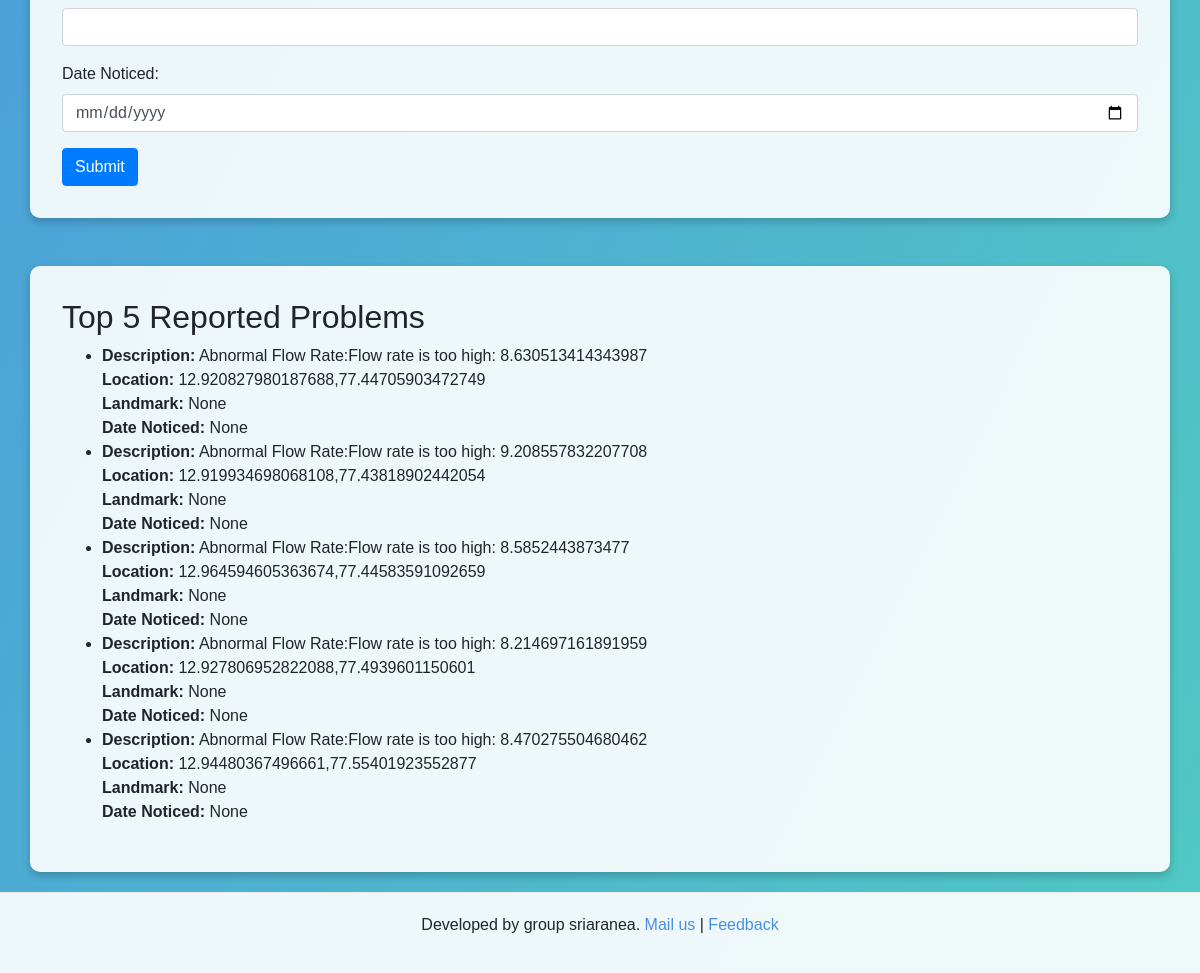
Before: / (lower part) with the older database file.
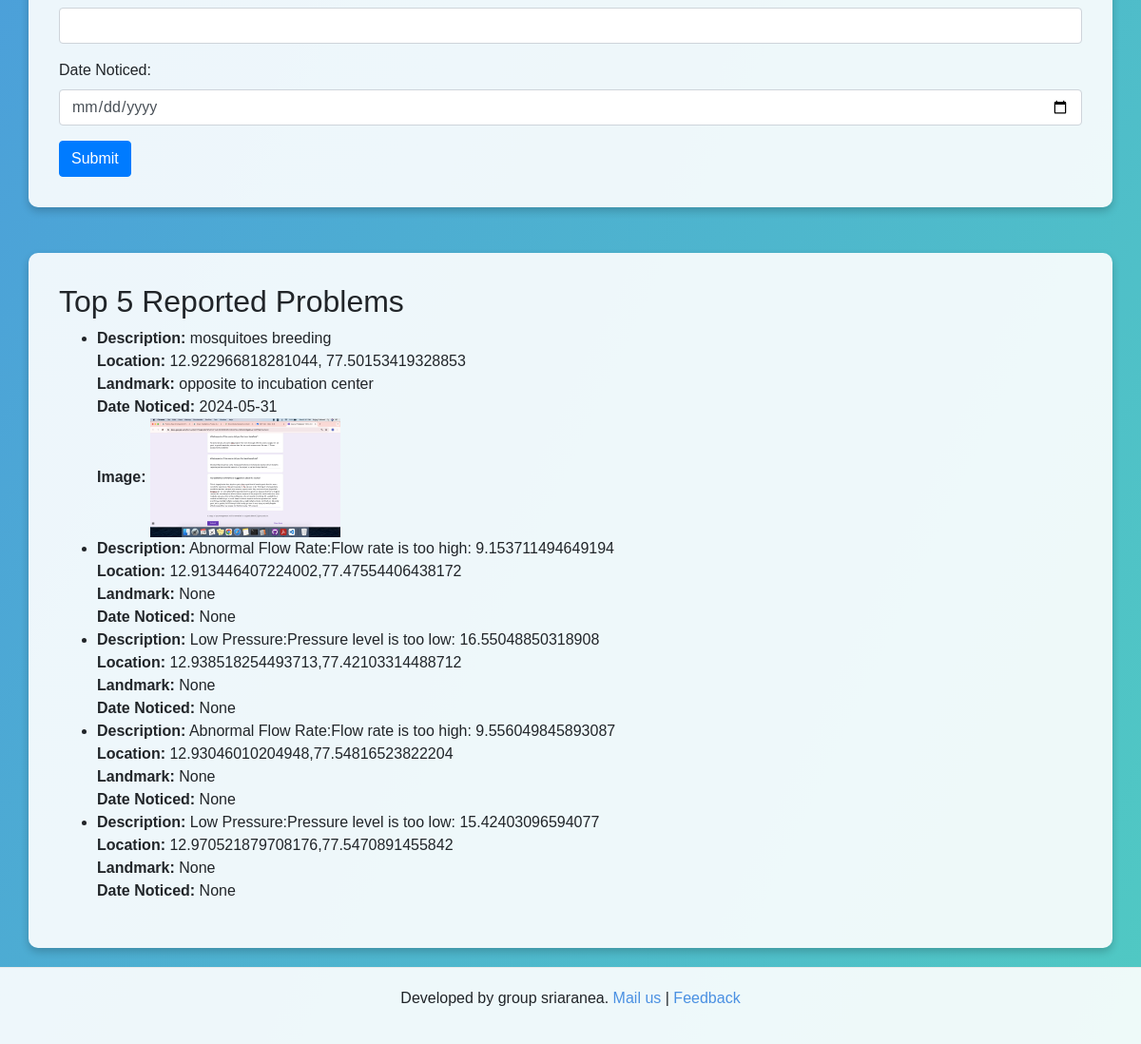
After: the same page with the newer database file.
### tables this page shows
CREATE TABLE reported_problems 
                 (id INTEGER PRIMARY KEY AUTOINCREMENT, location TEXT, landmark TEXT, 
                 location_description TEXT, issue_image TEXT, issue_description TEXT, 
                 email TEXT, date TEXT, lat REAL, lng REAL, assigned_to TEXT, status TEXT);

### app.py (the view)
@app.route('/')
def index():
    conn = sqlite3.connect('waruna.db')
    c = conn.cursor()
    c.execute("SELECT * FROM reported_problems ORDER BY id DESC LIMIT 5")
    top_problems = c.fetchall()
    conn.close()
    return render_template('index.html', top_problems=top_problems)

### templates/index.html (shortened to what this page needs)
<!DOCTYPE html>
<html lang="en">
<head>
    <link rel="stylesheet" href="https://stackpath.bootstrapcdn.com/bootstrap/4.3.1/css/bootstrap.min.css">
    <link rel="stylesheet" href="https://unpkg.com/leaflet@1.7.1/dist/leaflet.css" />
</head>
<body>
    <div class="container">
        <form action="/submit_issue" method="POST" enctype="multipart/form-data">
            <div class="form-group">
                <input type="email" class="form-control" id="email" name="email" required>
            </div>
            <div class="form-group">
                <label for="date">Date Noticed:</label>
                <input type="date" class="form-control" id="date" name="date" required>
            </div>
            <button type="submit" class="btn btn-primary">Submit</button>
        </form>
    </div>
    <div class="container mt-5">
        <h2>Top 5 Reported Problems</h2>
        <ul>
            {% for problem in top_problems %}
            <li>
                <strong>Description:</strong> {{ problem[5] }}<br>
                <strong>Location:</strong> {{ problem[1] }}<br>
                <strong>Landmark:</strong> {{ problem[2] }}<br>
                <strong>Date Noticed:</strong> {{ problem[7] }}
                {% if problem[4] %}
                <br><strong>Image:</strong> <img src="{{ url_for('static', filename='images/' ~ problem[4]) }}"
                    alt="Issue Image" style="max-width: 200px;">
                {% endif %}
            </li>
            {% endfor %}
        </ul>
    </div>
    <footer>
        <p>Developed by group sriaranea. <a href="mailto:support@sriaranea.com">Mail us</a> | <a
                href="/feedback">Feedback</a></p>
    </footer>
</body>
</html>

Changed rows visible on the page:
no longer on this page (row unchanged): reported_problems: issue_description "Abnormal Flow Rate:Flow rate is too high: 8.630513414343987", location "12.920827980187688,77.44705903472749", problem "None"
no longer on this page (row unchanged): reported_problems: issue_description "Abnormal Flow Rate:Flow rate is too high: 9.208557832207708", location "12.919934698068108,77.43818902442054", problem "None"
no longer on this page (row unchanged): reported_problems: issue_description "Abnormal Flow Rate:Flow rate is too high: 8.5852443873477", location "12.964594605363674,77.44583591092659", problem "None"
no longer on this page (row unchanged): reported_problems: issue_description "Abnormal Flow Rate:Flow rate is too high: 8.214697161891959", location "12.927806952822088,77.4939601150601", problem "None"
no longer on this page (row unchanged): reported_problems: issue_description "Abnormal Flow Rate:Flow rate is too high: 8.470275504680462", location "12.94480367496661,77.55401923552877", problem "None"
added reported_problems: issue_description "mosquitoes breeding", location "12.922966818281044, 77.50153419328853", landmark "opposite to incubation center", date "2024-05-31", issue_image (picture)
added reported_problems: issue_description "Abnormal Flow Rate:Flow rate is too high: 9.153711494649194", location "12.913446407224002,77.47554406438172", problem "None"
added reported_problems: issue_description "Low Pressure:Pressure level is too low: 16.55048850318908", location "12.938518254493713,77.42103314488712", problem "None"
added reported_problems: issue_description "Abnormal Flow Rate:Flow rate is too high: 9.556049845893087", location "12.93046010204948,77.54816523822204", problem "None"
added reported_problems: issue_description "Low Pressure:Pressure level is too low: 15.42403096594077", location "12.970521879708176,77.5470891455842", problem "None"
